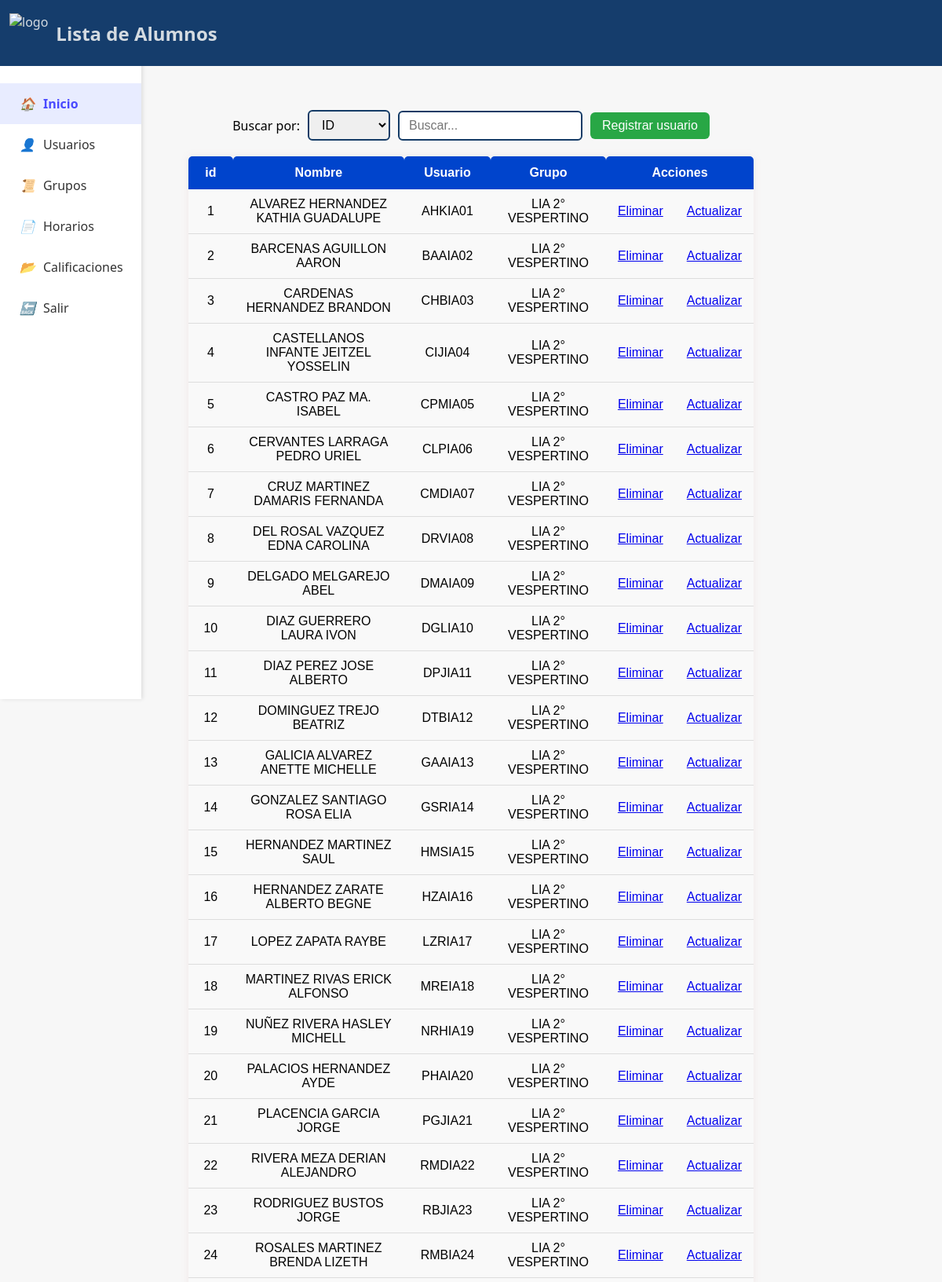
Page /adm_alumnos.php (upper part) on the committed database.
### tables this page shows
CREATE TABLE IF NOT EXISTS `alumnos` (
  `id_alumno` int NOT NULL AUTO_INCREMENT,
  `nombre_completo` varchar(100) NOT NULL,
  `usuario` varchar(20) NOT NULL,
  `contrasena` varchar(255) NOT NULL,
  `id_grupo` int NOT NULL,
  PRIMARY KEY (`id_alumno`),
  UNIQUE KEY `usuario` (`usuario`),
  KEY `id_grupo` (`id_grupo`)
);

CREATE TABLE IF NOT EXISTS `grupos` (
  `id_grupo` int NOT NULL AUTO_INCREMENT,
  `nombre_grupo` varchar(100) NOT NULL,
  `id_carrera` int NOT NULL,
  `id_semestre` int DEFAULT NULL,
  PRIMARY KEY (`id_grupo`),
  KEY `id_carrera` (`id_carrera`),
  KEY `id_semestre` (`id_semestre`)
);

### adm_alumnos.php (the view, shortened to what this page needs)
<?php
include('conexion.php');
$sql = "SELECT a.id_alumno, a.nombre_completo, a.usuario, g.nombre_grupo, g.id_grupo
        FROM alumnos a
        JOIN grupos g ON a.id_grupo = g.id_grupo";
$result=$conn->query($sql);
?>
<!DOCTYPE html>
<html lang="en">
<head>
    <link rel="stylesheet" href="tabla.css">
    <link rel="stylesheet" href="menu_adm.css">
</head>
<body>
<header>
    <section class="logo">
      <img src="./imgPH/logoazul.jpg" alt="logo" class="img-logo">
<h2>Lista de Alumnos</h2>
    </section>
</header>
<aside class="sidebar">
    <ul class="menu">
        <li class="active" onclick="window.location.href='inicio_adm.php'"><i>🏠</i>Inicio</li>
        <li class="submenu">
            <i>👤</i>Usuarios
        </li>
        <li onclick="window.location.href='adm_grupos.php'"><i>📜</i>Grupos</li>
        <li class="submenu">
            <i>📄</i>Horarios
        </li>
        <li onclick="window.location.href='panel_admin.php'"><i>📂</i>Calificaciones</li>
        <li onclick="window.location.href='index.php'"><i>🔙</i>Salir</li>
    </ul>
</aside>
<main>
<section class="secregistroG">
<form id="buscador-form" class="buscador-form">
  <label for="filtro">Buscar por:</label>
  <select name="filtro" id="filtro" class="buscador-select">
    <option value="id_alumno">ID</option>
  </select>
  <input type="text" name="buscar" id="buscar" placeholder="Buscar..." class="buscador-input">
 <button type="button" class="boton-registrar" onclick="abrirModal()">Registrar usuario</button>
</form>
</section>
<section id="tabla-alumnos">
<table>
<tr>
                <th>id</th>
                <th>Nombre</th>
                <th>Usuario</th>
                <th>Grupo</th>
                <th colspan="2">Acciones</th>
</tr>
<?php
    if ($result->num_rows>0) {
    while($row=$result->fetch_assoc()){
        echo"<tr>
        <td>".$row['id_alumno']."</td>
        <td>".$row['nombre_completo']."</td>
        <td>".$row['usuario']."</td>
        <td>".htmlspecialchars($row['nombre_grupo'])."</td>
        <td><a href='eliminar.php?id=".$row['id_alumno']."'>Eliminar</a></td>
        <td><a href='#' onclick='editarAlumno(".$row['id_alumno'].", \"".addslashes($row['nombre_completo'])."\",
         \"".addslashes($row['usuario'])."\", ".$row['id_grupo'].")'>Actualizar</a>
        </td>
        </tr>";
        }
    }
?>
</table>
</section>
</main>
</body>
</html>

### tabla.css (style rules this page uses)
table { width: 60%; margin: 20px auto; border-collapse: collapse; font-family: Arial, sans-serif; box-shadow: 0 0 10px rgba(208, 122, 122, 0.1); }
th { background-color: #0044cc; color: white; padding: 12px 15px; text-align: center; border-radius: 5px 5px 0 0; }
td { padding: 10px 15px; text-align: center; background-color: #f9f9f9; border-bottom: 1px solid #ddd; }
button { padding: 5px 10px; background-color: #28a745; color: white; border: none; border-radius: 4px; cursor: pointer; }
main { padding-top: 50px; padding-bottom: 40px; }

### menu_adm.css (style rules this page uses)
body { margin: 0; font-family: 'Segoe UI', sans-serif; background-color: #f7f7f7; min-height: 100vh; padding-top: 70px; }
.sidebar { height: 100vh; width: 180px; background-color: #ffffff; box-shadow: 2px 0 5px rgba(0, 0, 0, 0.1); padding-top: 20px; position: fixed; }
.menu { list-style-type: none; padding: 0; }
.menu li { padding: 15px 25px; cursor: pointer; display: flex; align-items: center; color: #333; position: relative; }
.menu li i { margin-right: 10px; }
.menu li.active { background-color: #e8ecff; font-weight: bold; color: #4a4aff; }
.submenu { position: relative; }
header { position: fixed; top: 0; left: 0; width: 100%; height: 60px; display: flex; justify-content: space-between; align-items: center; padding: 12px; background-color: rgb(21, 61, 108); color: rgb(212, 219, 225); z-index: 1000; }
header h2 { align-items: center; justify-content: center; }
.logo { display: flex; }
.logo img { height: 50px; margin: auto; padding-right: 10px; }
.secregistroG { text-align: center; }

### adm_alumnos.php (style rules this page uses)
.buscador-form { display: flex; align-items: center; gap: 10px; margin: 20px auto; justify-content: center; flex-wrap: wrap; }
.buscador-select, .buscador-input { padding: 8px 12px; font-size: 16px; border: 2px solid #143b66; border-radius: 6px; outline: none; transition: 0.3s ease; }
.boton-registrar { background-color: #28a745; color: white; padding: 8px 15px; font-size: 16px; border: none; border-radius: 6px; cursor: pointer; transition: background-color 0.3s ease; }

### rows in the picture
alumnos: id_alumno "1", nombre_completo "ALVAREZ HERNANDEZ KATHIA GUADALUPE", usuario "AHKIA01", id_grupo.nombre_grupo "LIA 2° VESPERTINO"
alumnos: id_alumno "2", nombre_completo "BARCENAS AGUILLON AARON", usuario "BAAIA02", id_grupo.nombre_grupo "LIA 2° VESPERTINO"
alumnos: id_alumno "3", nombre_completo "CARDENAS HERNANDEZ BRANDON", usuario "CHBIA03", id_grupo.nombre_grupo "LIA 2° VESPERTINO"
alumnos: id_alumno "4", nombre_completo "CASTELLANOS INFANTE JEITZEL YOSSELIN", usuario "CIJIA04", id_grupo.nombre_grupo "LIA 2° VESPERTINO"
alumnos: id_alumno "5", nombre_completo "CASTRO PAZ MA. ISABEL", usuario "CPMIA05", id_grupo.nombre_grupo "LIA 2° VESPERTINO"
alumnos: id_alumno "6", nombre_completo "CERVANTES LARRAGA PEDRO URIEL", usuario "CLPIA06", id_grupo.nombre_grupo "LIA 2° VESPERTINO"
alumnos: id_alumno "7", nombre_completo "CRUZ MARTINEZ DAMARIS FERNANDA", usuario "CMDIA07", id_grupo.nombre_grupo "LIA 2° VESPERTINO"
alumnos: id_alumno "8", nombre_completo "DEL ROSAL VAZQUEZ EDNA CAROLINA", usuario "DRVIA08", id_grupo.nombre_grupo "LIA 2° VESPERTINO"
alumnos: id_alumno "9", nombre_completo "DELGADO MELGAREJO ABEL", usuario "DMAIA09", id_grupo.nombre_grupo "LIA 2° VESPERTINO"
alumnos: id_alumno "10", nombre_completo "DIAZ GUERRERO LAURA IVON", usuario "DGLIA10", id_grupo.nombre_grupo "LIA 2° VESPERTINO"
alumnos: id_alumno "11", nombre_completo "DIAZ PEREZ JOSE ALBERTO", usuario "DPJIA11", id_grupo.nombre_grupo "LIA 2° VESPERTINO"
alumnos: id_alumno "12", nombre_completo "DOMINGUEZ TREJO BEATRIZ", usuario "DTBIA12", id_grupo.nombre_grupo "LIA 2° VESPERTINO"
alumnos: id_alumno "13", nombre_completo "GALICIA ALVAREZ ANETTE MICHELLE", usuario "GAAIA13", id_grupo.nombre_grupo "LIA 2° VESPERTINO"
alumnos: id_alumno "14", nombre_completo "GONZALEZ SANTIAGO ROSA ELIA", usuario "GSRIA14", id_grupo.nombre_grupo "LIA 2° VESPERTINO"
alumnos: id_alumno "15", nombre_completo "HERNANDEZ MARTINEZ SAUL", usuario "HMSIA15", id_grupo.nombre_grupo "LIA 2° VESPERTINO"
alumnos: id_alumno "16", nombre_completo "HERNANDEZ ZARATE ALBERTO BEGNE", usuario "HZAIA16", id_grupo.nombre_grupo "LIA 2° VESPERTINO"
alumnos: id_alumno "17", nombre_completo "LOPEZ ZAPATA RAYBE", usuario "LZRIA17", id_grupo.nombre_grupo "LIA 2° VESPERTINO"
alumnos: id_alumno "18", nombre_completo "MARTINEZ RIVAS ERICK ALFONSO", usuario "MREIA18", id_grupo.nombre_grupo "LIA 2° VESPERTINO"
alumnos: id_alumno "19", nombre_completo "NUÑEZ RIVERA HASLEY MICHELL", usuario "NRHIA19", id_grupo.nombre_grupo "LIA 2° VESPERTINO"
alumnos: id_alumno "20", nombre_completo "PALACIOS HERNANDEZ AYDE", usuario "PHAIA20", id_grupo.nombre_grupo "LIA 2° VESPERTINO"
alumnos: id_alumno "21", nombre_completo "PLACENCIA GARCIA JORGE", usuario "PGJIA21", id_grupo.nombre_grupo "LIA 2° VESPERTINO"
alumnos: id_alumno "22", nombre_completo "RIVERA MEZA DERIAN ALEJANDRO", usuario "RMDIA22", id_grupo.nombre_grupo "LIA 2° VESPERTINO"
alumnos: id_alumno "23", nombre_completo "RODRIGUEZ BUSTOS JORGE", usuario "RBJIA23", id_grupo.nombre_grupo "LIA 2° VESPERTINO"
alumnos: id_alumno "24", nombre_completo "ROSALES MARTINEZ BRENDA LIZETH", usuario "RMBIA24", id_grupo.nombre_grupo "LIA 2° VESPERTINO"
